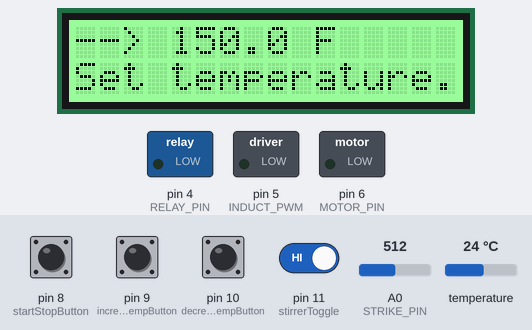
This sketch was run on a simulated Arduino Uno, built with avr-gcc and run on an emulated ATmega328P. Parts: 16×2 character LCD, switched loads named in the sketch (green lamp = pin HIGH). Inputs (shaded band) come from the test bench; at power-on: pin 8 (startStopButton), pin 9 (increaseTempButton), pin 10 (decreaseTempButton), pin 11 (stirrerToggle) HIGH, temperature 24 °C, A0 (STRIKE_PIN) = 512. What the sketch prints to the serial monitor is not drawn.

Above: at 4.3 s.
4.4 s: pin 8 (startStopButton) pulled LOW for 0.15 s
At 5.6 s:
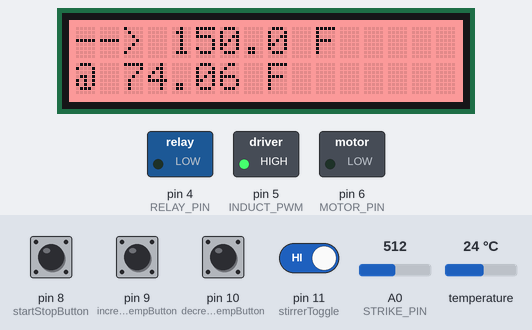
6.7 s: pin 11 (stirrerToggle) driven LOW
At 7.1 s:
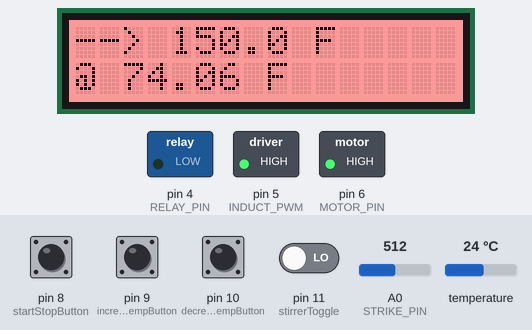
8.2 s: temperature set to 12 °C
At 10.9 s:
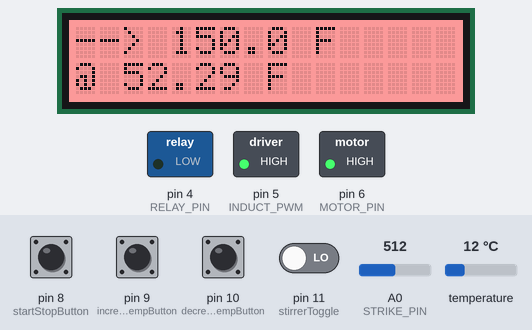
11.2 s: temperature set to 19 °C
At 13.8 s:
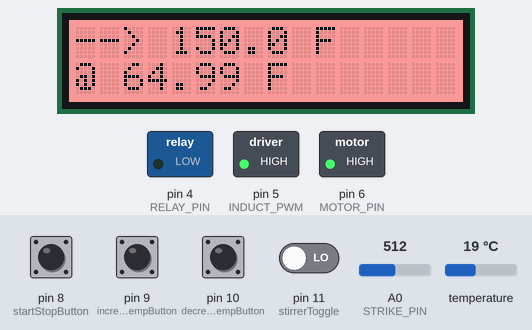
14.1 s: pin 8 (startStopButton) pulled LOW for 1 s
At 15.5 s:
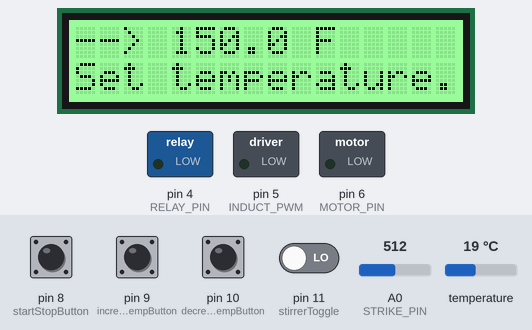
16.6 s: pin 9 (increaseTempButton) pulled LOW for 1 s
At 18.2 s:
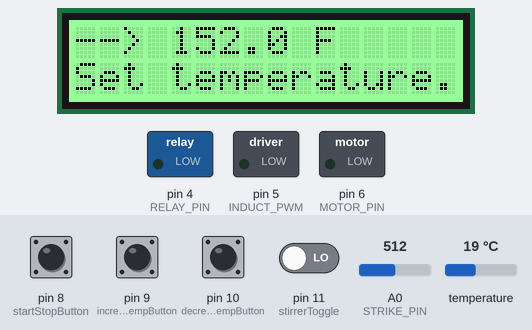
Timing chart, 0 to 19.7 s (numbered marks = the images above; inputs shaded):
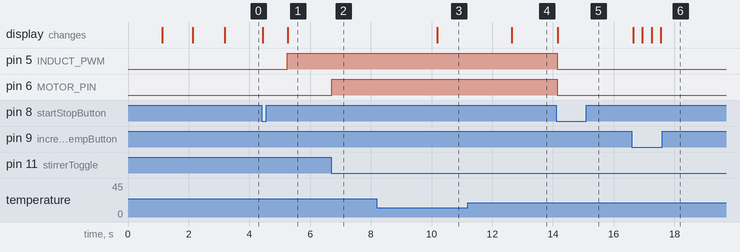

The sketch:

induction_PID_control.ino
```cpp
/* This is the code for an induction cooktop controlled with
 * external MCU (Arduino) to achieve and maintain target
 * cooking temperatures of a liquid.
 */

// ------ Libraries
	// These libraries allow using the temperature sensor
#include <DallasTemperature.h>
#include <OneWire.h>
#include <Wire.h>
	// A timer library is used to simplify
#include <RBD_Timer.h>
	// A button and LCD library is used
	// to control the user interface.
#include <RBD_Button.h>
#include "rgb_lcd.h"

// ------ CONSTANTS

	//Temperature sensor signal wire
#define ONE_WIRE_BUS 7

// Induction constants
	//Wire that sends out PWM for induction cooktop
#define INDUCT_PWM 5
	// A0 - reads voltage on strike pin
#define STRIKE_PIN 0

//Motor pin
	//To transistor pin
#define MOTOR_PIN 6

	//STRIKING VARIABLES
#define RELAY_PIN 4
#define STRIKE_PIN_LENGTH 100
	// Items in array to average
#define STRIKE_SWITCH_DELAY 5
	//how long switch is kept on [ms]
#define STRIKE_SUCCESS_VOLTAGE 600
	//If voltage < 600*.0049, success


// Setup a oneWire instance to communicate with any OneWire devices
OneWire oneWire(ONE_WIRE_BUS);
// Pass our oneWire reference to Dallas Temperature.
DallasTemperature sensors(&oneWire);

//timing
const unsigned long TempInterval = 800;
unsigned long TempStartMillis = 0;

const unsigned long TempPrintInterval = 2000; //how often to print temp
unsigned long TempPrevPrint = 0; //where last print time is stored

bool requestingTemp =false; //If DS18B20 is converting

// ----- Motor control Variables
bool stirrerOn=false;

// ----- Induction cooktop variables
int strikeWire;
int strikeWireReadings[STRIKE_PIN_LENGTH];
	//Put strike wire reading into this array
	//Then average it at end
		//NOTE: int is 2 bytes large

bool striking = false;
bool attemptedStrike = false;
int strikeNdx =0;

unsigned long timeOfLastStrike = 0;
const unsigned long strikeAttemptInterval = 2000;

int inductionPWMpower = 75; //Initial power

// ---- Temperature control
float currentTemp = 0;
float targetTemp = 150; //Initial target
float prevTemp = currentTemp;//in case of error


// Induction control range
#define PWM_MAX 255
#define PWM_MIN 75


// PID CONTROL
	// coefficients
const float Kp = 15;
const float Ki = 0.1;
const float Kd = 5;

float error = 0;
float derivative_error = 0;
float previous_error = 0; //used to calculate derivative error
float integral_error = 0;

bool firstHeatingLoop = true;//so derivative error can be set to 0

	//Time step is in ms, but is converted
	// to seconds in error calculations
unsigned long timestep;

	//System variables
bool cooktopOn = true;


// ------------ States ---------------
/*

	STANDBY
		- When device turns on

		- Set target temperature

		- Switch to running mode

	RUNNING
		- PID Control
		- Data -> Serial out
		- Turn on and off stirrer
		- Return to standby mode
			- turn off induction cooktop

*/

bool state = 0; //0 - standby; 1 - running
// UI Variables

#define MAX_TEMP 200
#define MIN_TEMP 100
//LED Screen
rgb_lcd lcdDisplay;
int displayColorStandby[3] = {125,255,125};
int displayColorHeating[3] = {255,125,125};

//Initialize UI Buttons
RBD::Button startStopButton(8);
RBD::Button increaseTempButton(9);
RBD::Button decreaseTempButton(10);
RBD::Button stirrerToggle(11);

const float tempIncMin = 0.5;
const float tempIncMed = 2;
const float tempIncMax = 5;
	//A longpress is a press longer than 1 sec
RBD::Timer shortpressTimer(250);
RBD::Timer longpressTimer(1000);
RBD::Timer longlongpressTimer(5000);


// --------------- Declare functions

int average_ints(int ints[STRIKE_PIN_LENGTH]);


// ------------------- S E T U P ---------------------
void setup()
{
	// ---- Debugging
	Serial.begin(9600);
	// ----

	// ---- UI intitialization
	lcdDisplay.begin(16,2);
	lcdDisplay.setRGB(
		displayColorStandby[0],
		displayColorStandby[1],
		displayColorStandby[2]
	);
	lcdDisplay.print("MERREL DEVICE");

	// ----- Temperature Sensor Reading Setup
	sensors.begin();
	sensors.setWaitForConversion(false);
	// -----

	// ---- Induction Cooktop control
		//Setup digital output pins
	pinMode(INDUCT_PWM,OUTPUT);
	pinMode(RELAY_PIN,OUTPUT);

		//Initial strike
	striking = true; //Strike right away

	// ---- Motor pin
	pinMode(MOTOR_PIN,OUTPUT);

	//Delay start
	for(int i = 3; i>0; i--)
	{
		Serial.print("Time until start: ");
		Serial.println(i);

		//Set print position for lcdDisplay
		lcdDisplay.setCursor(0,1);
		lcdDisplay.print("Starting in ");
		lcdDisplay.print(i);
		lcdDisplay.print("...");

		delay(1000);
	}
	Serial.println("Initialzing screen for standby state...");

		//Clear display
		lcdDisplay.clear();
			//format lcd screen for standby
			lcdDisplay.clear();
			lcdDisplay.setCursor(0,0);
			lcdDisplay.print("--> ");
			lcdDisplay.print(targetTemp);
			lcdDisplay.setCursor(9,0);
			lcdDisplay.print(" F");

			lcdDisplay.setCursor(0,1);
			lcdDisplay.print("Set temperature.");


	Serial.println("End of \"setup\"");

}


// ------------------- L O O P ------------------------
void loop()
{

	// --- S T A T E   M A C H I N E
	if(startStopButton.onPressed())
	{
		if(state){//SWITCH TO STANDBY
			state = 0;
			Serial.println("State changed to \"0\" - standby");

			lcdDisplay.setRGB(
				displayColorStandby[0],
				displayColorStandby[1],
				displayColorStandby[2]
			);

			//format lcd screen for standby
			lcdDisplay.clear();
			lcdDisplay.setCursor(0,0);
			lcdDisplay.print("--> ");
			lcdDisplay.print(targetTemp);
			lcdDisplay.setCursor(9,0);
			lcdDisplay.print(" F");

			lcdDisplay.setCursor(0,1);
			lcdDisplay.print("Set temperature.");

				//Write pwm - shut induction cooktop off
			analogWrite(INDUCT_PWM,0);
			cooktopOn=false;

			digitalWrite(MOTOR_PIN,0);
			stirrerOn=false;

			Serial.println("Set induction pwm signal to 0");

		}else{// SWITCH TO HEATING
			state = 1;
			Serial.println("State changed to \"1\" - heating");

			// Change LCD Color
			lcdDisplay.setRGB(
				displayColorHeating[0],
				displayColorHeating[1],
				displayColorHeating[2]
			);

			//Set lcd screen for heating
			lcdDisplay.setCursor(0,1);
			lcdDisplay.print("@ ");
			lcdDisplay.print(currentTemp);
			lcdDisplay.print(" F            ");

		}
	}

// --------------------------------------------------------- STANDBY STATE
if(state==0)
{

	// Set Temperature Change
	if(increaseTempButton.onPressed()||decreaseTempButton.onPressed())
	{
		float tempIncSign = 1;
		if(decreaseTempButton.isPressed())
			tempIncSign = -1;

		targetTemp += tempIncMin*tempIncSign;
		longlongpressTimer.restart();
		longpressTimer.restart();
		shortpressTimer.restart();

		//Serial.print("Target temp changed to: ");
		//Serial.println(targetTemp);
	}

	if(increaseTempButton.isPressed()||decreaseTempButton.isPressed())
	{
		if(shortpressTimer.isExpired())
		{
			float tempIncSign = 1;
			if(decreaseTempButton.isPressed())
				tempIncSign = -1;

			if(longlongpressTimer.isExpired()) targetTemp += tempIncMax*tempIncSign;
			else if(longpressTimer.isExpired()) targetTemp += tempIncMed*tempIncSign;
			else targetTemp += tempIncMin*tempIncSign;

			shortpressTimer.restart();

			//Serial.print("Target temp changed to: ");
			//Serial.println(targetTemp);
		}
	}

	//Adjust target temp if out of bounds
	if(targetTemp>MAX_TEMP) targetTemp=MAX_TEMP;
	if(targetTemp<MIN_TEMP) targetTemp=MIN_TEMP;

	//Serial.println("FREEZE DEBUG: LCD update to target temp");

	//Display new targetTemp
	lcdDisplay.setCursor(4,0);
	lcdDisplay.print(targetTemp);
	lcdDisplay.setCursor(9,0);
	lcdDisplay.print(" F");

	//Serial.println("FREEZE DEBUG: End of standby loop");

} // ---------------------------------------- END OF STANDBY STATE


/// ----------------------------------------------- HEATING STATE
if(state==1)
{
	// ----- Temperature Sensor Reading Loop
	if(!requestingTemp) //Always request temperature
	{
		prevTemp = currentTemp;
		// Send the command to get temperatures
		sensors.requestTemperatures();

		requestingTemp=true;
		TempStartMillis = millis();
	}

	//Timestep is whenever we next read current temp
	timestep = millis()-TempStartMillis;

	if(requestingTemp && timestep > TempInterval)
	{

		float currentTemp = sensors.getTempFByIndex(0);
		currentTemp = 1.008*currentTemp-1.742;

		//In case of temperature sensor error
		if(currentTemp<0){currentTemp=prevTemp;}

		//Proportional Control
		error = (targetTemp - currentTemp);

		//Integral Control
			//using clamping anti-windup to prevent
			// unnecessarily large overshoot
		if( ( inductionPWMpower==PWM_MAX || inductionPWMpower<=PWM_MIN)
				&& error*integral_error >= 0)
		{
			integral_error = integral_error; //do nothing
		}else{
			integral_error = integral_error + (float) timestep/1000*error;
		}

		//Derivative Error;
		//For first loop, no derivative error
		if (firstHeatingLoop){
			previous_error=error;
			firstHeatingLoop=false;
		}
		derivative_error = (error-previous_error)/((float)timestep/1000);
		previous_error = error;

		//Compute PWM output
		inductionPWMpower =
			(int) (Kp*error + Ki*integral_error + Kd*derivative_error);

			//Limits to output power
		if(inductionPWMpower>PWM_MAX)
		{
			inductionPWMpower = PWM_MAX;
		}
		else if(inductionPWMpower<0)
		{
			inductionPWMpower = 0;
			cooktopOn = false;
		}
		else if(inductionPWMpower<PWM_MIN)
		{
			inductionPWMpower = PWM_MIN;
		}

		//Write pwm
		analogWrite(INDUCT_PWM,inductionPWMpower);

		//Check if cooktop should be on
		if(!cooktopOn && inductionPWMpower>=PWM_MIN)
		{
			cooktopOn = true;
			striking = true;
		}


			//------------
		//------------------ Print out CSV format data
			//-------------
		if(millis()-TempPrevPrint > TempPrintInterval)
  		{
			//Print time running (ms)
			Serial.print(millis());
			//Print current temp
			Serial.print(",");
			Serial.print(currentTemp);
			//Print target temp
			Serial.print(",");
			Serial.print(targetTemp);
			//Print error
			Serial.print(",");
				Serial.print(error);
			//Print integral error
			Serial.print(",");
			Serial.print(integral_error);
			//Print derivative error
			Serial.print(",");
			Serial.print(derivative_error);
			// PRINT PWM SIGNAL
			Serial.print(",");
			Serial.println(inductionPWMpower);

			//In this state, update lcd screen as well
			lcdDisplay.setCursor(0,1);
			lcdDisplay.print("@ ");
			lcdDisplay.print(currentTemp);
			lcdDisplay.print(" F  ");

  			TempPrevPrint = millis();
  		}

		requestingTemp=false;
	}
	// -----


	// ---- Induction Cooktop control


	//// STRIKING
	if(striking)
	{
		//attempt strike
		if(!attemptedStrike && (millis()-timeOfLastStrike)>strikeAttemptInterval)
		{
			Serial.println("Attempting strike");

			digitalWrite(RELAY_PIN, HIGH);
			delay(STRIKE_SWITCH_DELAY);
			digitalWrite(RELAY_PIN, LOW);

			attemptedStrike = true;
			timeOfLastStrike = millis();

			strikeNdx = 0;
		}

		//collect data
		if(attemptedStrike)
		{
			if(strikeNdx==0) Serial.println("Reading strike pin voltage...");

			if(strikeNdx<STRIKE_PIN_LENGTH)
			{
				strikeWireReadings[strikeNdx]=analogRead(STRIKE_PIN);
				strikeNdx++;
				//Serial.print(strikeNdx);
				//Serial.print(", ");
				//Serial.println(strikeWireReadings[strikeNdx-1]);
			}else{
				//Average data
				int averageVoltageOnStrikeLine = average_ints(strikeWireReadings);

				if(averageVoltageOnStrikeLine < STRIKE_SUCCESS_VOLTAGE)
				{
					striking = false;
					Serial.println("Successful Strike");
					Serial.print("Average strike line voltage: ");
					Serial.println(averageVoltageOnStrikeLine);
				}else{
					Serial.println("Unsuccessful Stike Attempt");
					Serial.print("Average strike line reading: ");
					Serial.println(averageVoltageOnStrikeLine);
				}

				attemptedStrike = false;
			}
		}

	}
	// -----

	//Motor toggle
	if(stirrerToggle.onPressed()){
		if(stirrerOn){
			digitalWrite(MOTOR_PIN, 0);
			stirrerOn=false;
		}else{
			digitalWrite(MOTOR_PIN,1);
			stirrerOn=true;
		}
	}

}//------------------------------------------------ END OF HEATING STATE


}// ------------------- END OF LOOP

	// Function that averages a 100 item array of integers
int average_ints(int ints[STRIKE_PIN_LENGTH])
{
	//Serial.println("Averaging...");
	int average_int;
	//Sum integers (none larger than 1023)
	long sum_ints = 0;

	for(int i=0;i<STRIKE_PIN_LENGTH;i++)
	{
		sum_ints += (long) ints[i];
	}
	average_int = (int) (sum_ints/(long)STRIKE_PIN_LENGTH);

	return average_int;
}
```

Measured:
- after the input at 4.4 s, pin 5 (INDUCT_PWM): LOW → HIGH after 0.85 s; the display: first changes at once (image 1 shows a later state)
- after the input at 6.7 s, pin 6 (MOTOR_PIN): LOW → HIGH at once
- after the input at 8.2 s, the display: changes after 2.0 s (image 3)
- after the input at 11.2 s, the display: changes after 1.4 s (image 4)
- after the input at 14.1 s, pin 5 (INDUCT_PWM), pin 6 (MOTOR_PIN): HIGH → LOW at once; the display: changes after 0.05 s (image 5)
- after the input at 16.6 s, the display: first changes at once (image 6 shows a later state)
